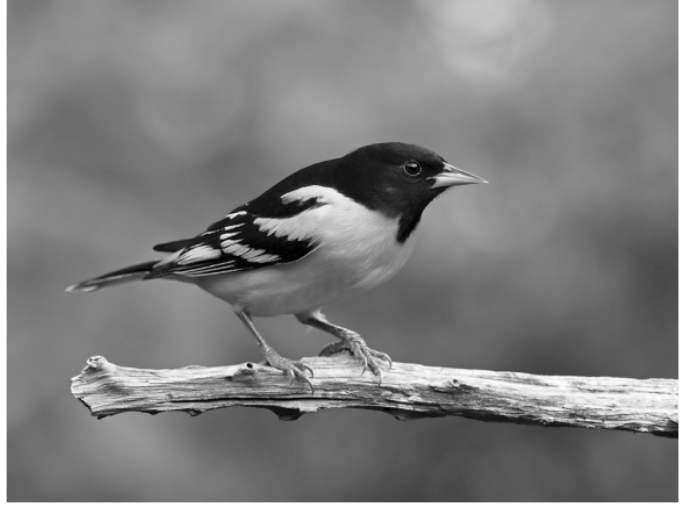
#> input picture Lab4/exercise/bird.png, 685 x 507 px, found by its file name
$ jupyter execute lab3.ipynb
#> lines starting #> are read from the running program, lines starting #| are printed output that depends on the picture
[cell 1]
from PIL import Image
import math
import scipy
import numpy as np
import imageio.v2 as iio
import matplotlib.pylab as plt

1.1 Biến đổi cường độ ảnh

[cell 2]
# open a grayscale image
img = Image.open('bird.png').convert('L')

# convert image 1 into an ndarray
im_1 = np.asarray(img)

# inversion operation
im_2 = 255 - im_1
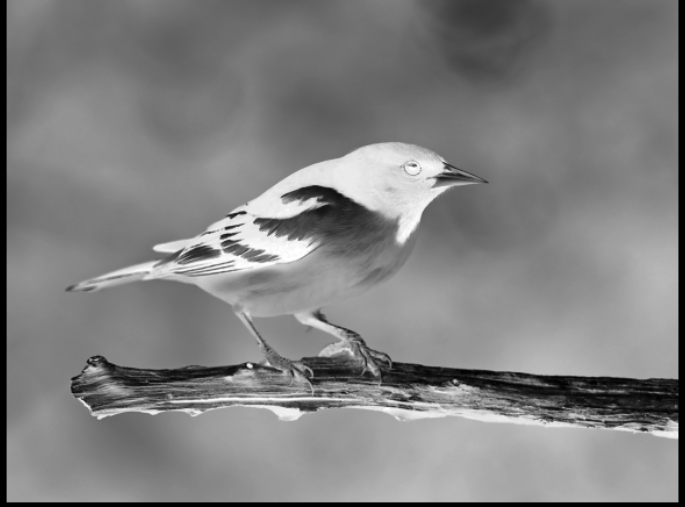
#> im_2: shape (507, 685); min 0, max 255, mean 128.5

# convert image 2 from ndarray to image
new_img = Image.fromarray(im_2)

img.show()

plt.imshow(new_img)
plt.show()

1.2 Thay đổi chất lượng ảnh với Power law

[cell 3]
# open a grayscale image
img = Image.open('bird.png').convert('L')

# convert image 1 into an ndarray
im_1 = np.asarray(img)

# init gamma
gamma = 5

# convert ndarray from int to float
b1 = im_1.astype(float)

# find maximum value in b1
b2 = np.max(b1)
#> b2 = 255

# b3 is normalized
b3 = b1 / b2

# Avoid log(0) by adding a small value
epsilon = 1e-8
b3 = np.clip(b3, epsilon, 1.0)  # đảm bảo không có giá trị 0

# b2 gamma correction exponent is computed
b2 = np.log(b3) * gamma
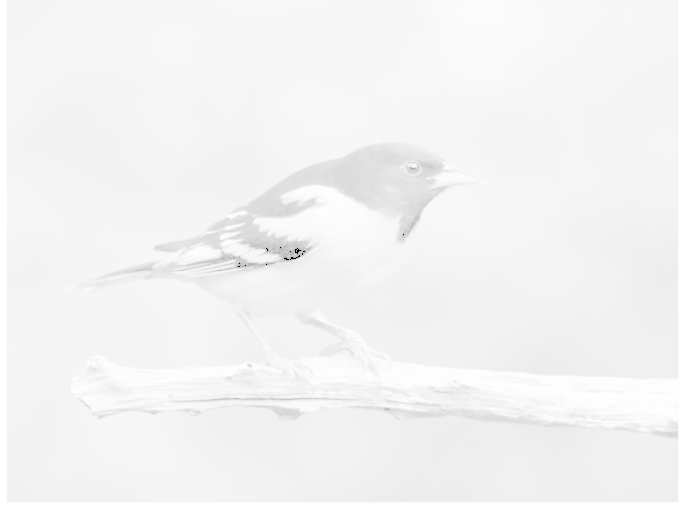
#> b2: shape (507, 685) float64; min -92.1, max 0, mean -3.88; drawn with min black and max white

# gamma correction is computed
c = np.exp(b2) * 255.0

# c1 is converted to type int
c1 = np.clip(c, 0, 255).astype(np.uint8)  # ép về uint8, giới hạn giá trị từ 0–255

# convert back to image
d = Image.fromarray(c1)

# show images
img.show()
d.show()
plt.imshow(d, cmap='gray')
plt.show()

1.3 Thay đổi cường độ điểm ảnh với Log Transformation

[cell 4]
# open a grayscale image
img = Image.open('nao.png').convert('L')
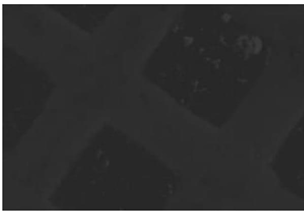
#> input picture Lab3/nao.png, 304 x 211 px
#> img: PIL image 304x211 L

# convert image 1 into an ndarray
im_1 = np.asarray(img)

# convert ndarray from int to float
b1 = im_1.astype(float)
#> b1: shape (211, 304) float64

# find maximum value in b1
b2 = np.max(b1)

# performing the log transformation
c = (128.0 * np.log(1 + b1)) / np.log(1 + b2)
#> c: shape (211, 304) float64

# convert to uint8 to avoid TypeError
c1 = np.clip(c, 0, 255).astype(np.uint8)
#> c1: shape (211, 304)

d = Image.fromarray(c1)

img.show()
d.show()
plt.imshow(d, cmap='gray')
plt.show()

1.4 Histogram equalization

[cell 5]
# open a grayscale image
img = Image.open('xuong.png').convert('L')
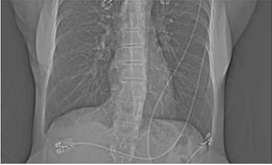
#> input picture Lab3/xuong.png, 272 x 165 px
#> img: PIL image 272x165 L

# convert image 1 into an ndarray
im1 = np.asarray(img)

# convert 2D ndarray from 1D array
b1 = im1.flatten()

# histogram and bin are computed
hist, bins = np.histogram(im1, 256, [0, 255])
#> hist = 256 values, max 3551 at index 89, min 0 at index 0, mean 175.3; bins = 257 values from 0 to 255

# cumulative distribution function is computed
cdf = hist.cumsum()
#> cdf = 256 values from 0 to 44880

# places where cdf==0 is masked or ignored and rest is stored in cdf_m
cdf_m = np.ma.masked_equal(cdf, 0)

# histogram equalization is performed
num_cdf_m = (cdf_m - cdf_m.min()) * 255
den_cdf_m = (cdf_m.max() - cdf_m.min())
#> den_cdf_m = 44879
cdf_m = num_cdf_m / den_cdf_m

# the masked places in cdf_m are now 0
cdf = np.ma.filled(cdf_m, 0).astype('uint8')
#> cdf = 256 values from 0 to 255

# cdf values are assigned in the flattened array
im2 = cdf[b1]

# im2 is 1D so we use reshape command to make it into 2D
im3 = np.reshape(im2, im1.shape)
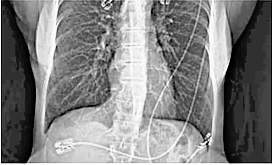
#> im3: shape (165, 272); min 0, max 255, mean 129.4

# converting im3 to an image
im4 = Image.fromarray(im3)

img.show()
im4.show()
plt.imshow(im4)
plt.show()

1.5 Thay đổi với Contrast Stretching

[cell 6]
# open a grayscale image
img = Image.open('nao.png').convert('L')

# convert image 1 into an ndarray
im1 = np.asarray(img)

# finding the maximum and minimum pixel values
b = im1.max()
#> b = 255
a = im1.min()
#> a = 14
print(a, b)
#| 14 255

# converting im1 to float
c = im1.astype(float)

# contrast stretching transformation
im2 = 255 * (c - a) / (b - a)

# im2 is converted from ndarray to image
im3 = Image.fromarray(im2)
#> im3: PIL image 304x211 F

img.show()
im3.show()
plt.imshow(im3)
plt.show()

1.6.1 Biến đổi  FastFourier

[cell 7]
# open a grayscale image
img = Image.open('fast.png').convert('L')
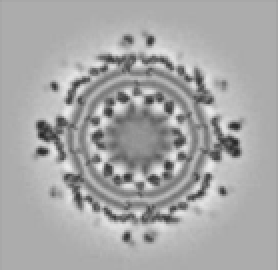
#> input picture Lab3/fast.png, 139 x 135 px (shown 2 times larger)
#> img: PIL image 139x135 L

# convert image 1 into an ndarray
im1 = np.asarray(img)

# performing FFT
c = abs(scipy.fftpack.fft2(im1))
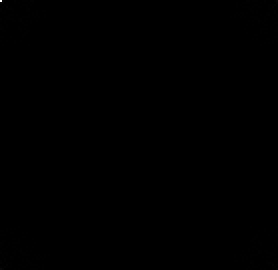
#> c: shape (135, 139) float64 (shown 2 times larger); min 3.5, max 3124337, mean 1625.7; drawn with min black and max white

# shifting the Fourier frequency image
d = scipy.fftpack.fftshift(c)
d = d.astype(float)

# im2 is converted from ndarray to image
im3 = Image.fromarray(d)
#> im3: PIL image 139x135 F

img.show()
im3.show()
plt.imshow(im3)
plt.show()

1.6.2 Lọc ảnh trong miền tần suất

Butterworth Lowpass Filter

[cell 8]
# open a grayscale image
img = Image.open('fast.png').convert('L')

# convert image into an ndarray
im1 = np.asarray(img)

# performing FFT
c = abs(scipy.fftpack.fft2(im1))

# shifting the Fourier frequency image
d = scipy.fftpack.fftshift(c)

# initializing variables for convolution function
M = d.shape[0]
#> M = 135
N = d.shape[1]
#> N = 139

# H is defined and values in H are initialized to 1
H = np.ones((M, N))

center1 = M / 2
#> center1 = 67.5
center2 = N / 2
#> center2 = 69.5
d_0 = 30.0  # cut-off radius
t1 = 1  # the order of BLPF (Butterworth Lowpass Filter)
t2 = 2 * t1

# defining the convolution function for BLPF
for i in range(1, M):
    for j in range(1, N):
        r1 = (i - center1)**2 + (j - center2)**2
        # euclidean distance from origin is computed
        r = math.sqrt(r1)
        # using cut-off radius to eliminate high frequency
        if r > d_0:
            H[i, j] = 1 / (1 + (r / d_0)**t1)
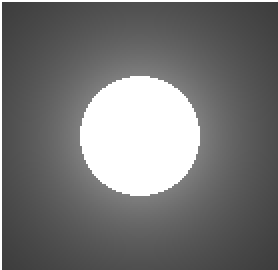
#> H: shape (135, 139) float64 (shown 2 times larger); min 0.239, max 1, mean 0.459

# H is converted from ndarray to image
H = H.astype(float)
H = Image.fromarray(H)
#> H: PIL image 139x135 F

# performing the convolution
con = d * H

# computing the magnitude of the inverse FFT
e = abs(scipy.fftpack.ifft2(con))

# e is converted from ndarray to image
e = e.astype(float)
im3 = Image.fromarray(e)

img.show()
Image.fromarray(im1).show()
plt.imshow(im3)
plt.show()
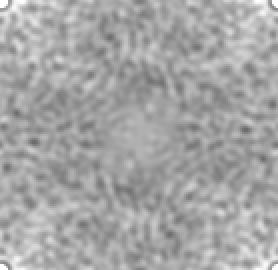
#> shown: shape (135, 139, 4) (shown 2 times larger); mean R, G, B, A 165.4, 165.4, 165.4, 255

Butterworth highpass Filter

[cell 9]
# open a grayscale image
img = Image.open('fast.png').convert('L')

# convert image l into an ndarray
im1 = np.asarray(img)

# performing FFT
c = abs(scipy.fftpack.fft2(im1))

# shifting the Fourier frequency image
d = scipy.fftpack.fftshift(c)

# initializing variables for convolution function
M = d.shape[0]
N = d.shape[1]

# H is defined and values in H are initialized to 1
H = np.ones((M, N))

center1 = M / 2
center2 = N / 2
d_0 = 30.0  # cut-off radius
t1 = 1      # the order of BLPF (Butterworth Lowpass Filter)
t2 = 2 * t1

# defining the convolution function for BLPF
for i in range(1, M):
    for j in range(1, N):
        r1 = (i - center1)**2 + (j - center2)**2
        # euclidean distance from origin is computed
        r = math.sqrt(r1)
        # using cut-off radius to eliminate high frequency
        if r > d_0:
            H[i, j] = 1 / (1 + (r/d_0)**t2)
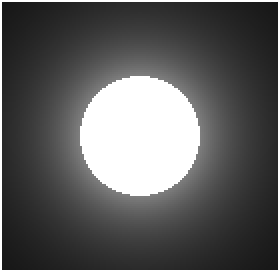
#> H: shape (135, 139) float64 (shown 2 times larger); min 0.0899, max 1, mean 0.363

# H is converted from ndarray to image
H = H.astype(float)
H = Image.fromarray(H)
#> H: PIL image 139x135 F

# performing the convolution
con = d * H

# computing the magnitude of the inverse FFT
e = abs(scipy.fftpack.ifft2(con))

# e is converted from ndarray to image
e = e.astype(float)
im3 = Image.fromarray(e)

img.show()
im3.show()
plt.imshow(im3)
plt.show()
